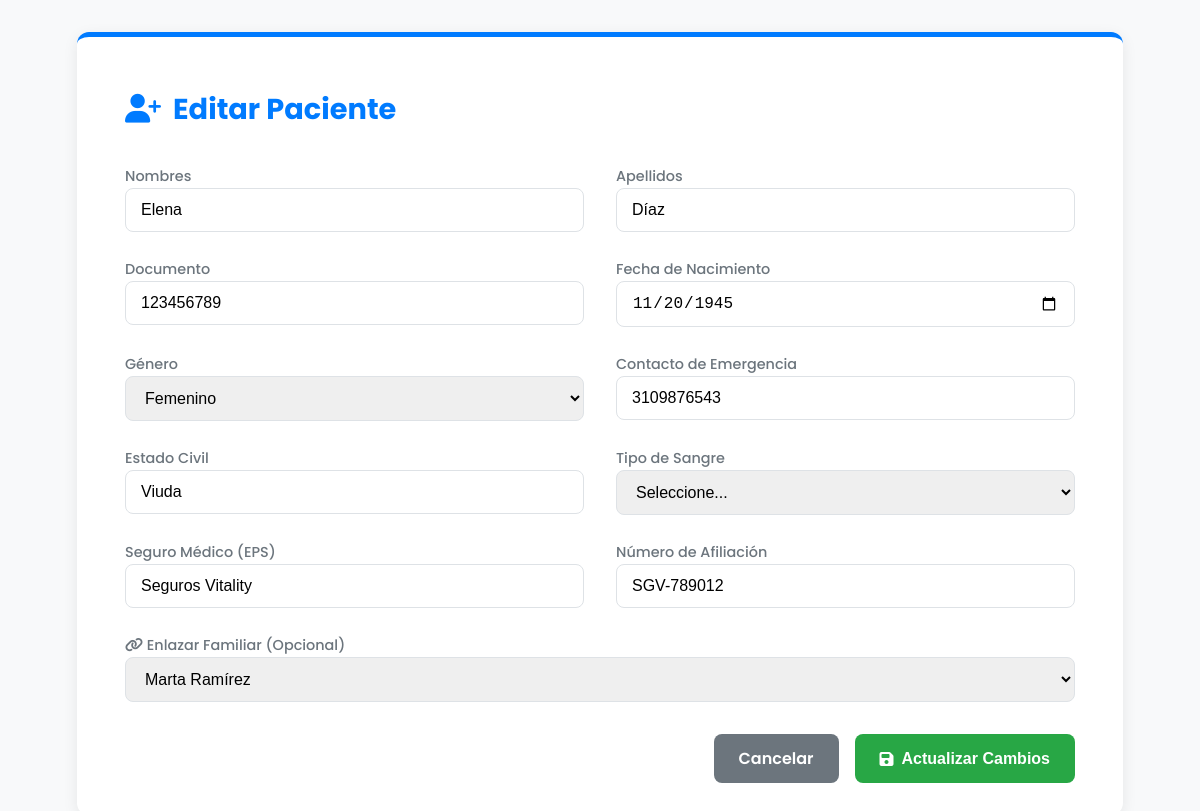
The app's page /views/admin/html_admin/agregar_paciente.php?id=1 (signed in) with its own data.
### tables this page shows
create table tb_paciente (
    id_paciente int primary key auto_increment,
    documento_identificacion int not null unique,
    nombre varchar(50) not null,
    apellido varchar(50) not null,
    fecha_nacimiento date not null,
    genero enum('Masculino','Femenino') not null,
    contacto_emergencia varchar(20) not null,
    estado_civil varchar(30) not null,
    tipo_sangre enum('A+','A-','B+','B-','AB+','AB-','O+','O-') not null,
    seguro_medico varchar(100) null,
    numero_seguro varchar(50) null,
    id_usuario_familiar int null,
    estado enum('Activo','Inactivo') default 'Activo'
);

create table tb_usuario (
    id_usuario int primary key auto_increment,
    tipo_documento enum('CC','CE','PA') not null,
    documento_identificacion int not null unique,
    nombre varchar(50) not null,
    apellido varchar(50) not null,
    direccion varchar(250) not null,
    correo_electronico varchar(100) not null unique,
    contraseña varchar(255) not null,
    estado enum('Activo','Inactivo') default 'Activo',
    id_rol int not null,
     
    fecha_contratacion date null,
    tipo_contrato varchar(50) null,
    contacto_emergencia varchar(20) null,
    fecha_nacimiento date null,
     
    parentesco varchar(50) null
);

### models/clases/pacientes.php (called while the page is built, shortened)
<?php
class Paciente {
    private $conn;
    public function __construct() {
        require(__DIR__ . '/../data_base/database.php');
        $this->conn = $conn;
    }
    public function obtenerPorId($id_paciente) {
        try {
            $query = $this->conn->prepare("SELECT * FROM tb_paciente WHERE id_paciente = ?");
            $query->execute([$id_paciente]);
            return $query->fetch(PDO::FETCH_ASSOC);
        } catch (Exception $e) {
            throw new Exception("Error al obtener paciente por ID: " . $e->getMessage());
        }
    }
}
?>

### models/clases/usuario.php (called while the page is built, shortened)
<?php
    class usuario{
        protected $conn;
        public function __construct() {
            include(__DIR__ . '/../data_base/database.php');
            $this->conn = $conn;
        }
        public function obtenerUsuariosPorRol($nombre_rol) {
            try {
                $query = $this->conn->prepare("
                    SELECT u.id_usuario, u.nombre, u.apellido
                    FROM tb_usuario u
                    JOIN tb_rol r ON u.id_rol = r.id_rol
                    WHERE r.nombre_rol = ? AND u.estado = 'Activo'
                    ORDER BY u.apellido, u.nombre
                ");
                $query->execute([$nombre_rol]);
                return $query->fetchAll(PDO::FETCH_ASSOC);
            } catch (Exception $e) {
                error_log("Error al obtener usuarios por rol: " . $e->getMessage());
                return [];
            }
        }
    }
?>

### views/admin/html_admin/agregar_paciente.php (the view, shortened to what this page needs)
<?php
require_once __DIR__ . '/../../../models/clases/usuario.php';
require_once __DIR__ . '/../../../models/clases/pacientes.php';
$user_model = new usuario();
$lista_familiares = $user_model->obtenerUsuariosPorRol('Familiar');
$modo_edicion = false;
$datos_paciente = [];
if (isset($_GET['id'])) {
    $modo_edicion = true;
    $pacienteModel = new Paciente();
    $datos_paciente = $pacienteModel->obtenerPorId($_GET['id']);
}
?>
<!DOCTYPE html>
<html lang="es">
<head>
    <link rel="stylesheet" href="https://cdnjs.cloudflare.com/ajax/libs/font-awesome/6.1.1/css/all.min.css">
</head>
<body>
    <div class="container">
        <h1><i class="fas fa-user-plus"></i> <?= $modo_edicion ? 'Editar Paciente' : 'Registrar Paciente' ?></h1>
        <form action="../../../controllers/admin/paciente_controller.php" method="POST">
            <div class="form-grid">
                <div class="form-group"><label>Nombres</label><input type="text" name="nombre" value="<?= htmlspecialchars($datos_paciente['nombre'] ?? '') ?>" required></div>
                <div class="form-group"><label>Apellidos</label><input type="text" name="apellido" value="<?= htmlspecialchars($datos_paciente['apellido'] ?? '') ?>" required></div>
                <div class="form-group"><label>Documento</label><input type="number" name="documento_identificacion" value="<?= htmlspecialchars($datos_paciente['documento_identificacion'] ?? '') ?>" required></div>
                <div class="form-group"><label>Fecha de Nacimiento</label><input type="date" name="fecha_nacimiento" value="<?= htmlspecialchars($datos_paciente['fecha_nacimiento'] ?? '') ?>" required></div>
                <div class="form-group"><label>Género</label><select name="genero" required><option value="Femenino" <?= (($datos_paciente['genero'] ?? '') == 'Femenino') ? 'selected' : '' ?>>Femenino</option></select></div>
                <div class="form-group"><label>Contacto de Emergencia</label><input type="text" name="contacto_emergencia" value="<?= htmlspecialchars($datos_paciente['contacto_emergencia'] ?? '') ?>" required></div>
                <div class="form-group"><label>Estado Civil</label><input type="text" name="estado_civil" value="<?= htmlspecialchars($datos_paciente['estado_civil'] ?? '') ?>" required></div>
                <div class="form-group"><label>Tipo de Sangre</label><select name="tipo_sangre" required><option value="">Seleccione...</option></select></div>
                <div class="form-group"><label>Seguro Médico (EPS)</label><input type="text" name="seguro_medico" value="<?= htmlspecialchars($datos_paciente['seguro_medico'] ?? '') ?>"></div>
                <div class="form-group"><label>Número de Afiliación</label><input type="text" name="numero_seguro" value="<?= htmlspecialchars($datos_paciente['numero_seguro'] ?? '') ?>"></div>
                <div class="form-group full-width"><label><i class="fas fa-link"></i> Enlazar Familiar (Opcional)</label><select name="id_usuario_familiar"><option value="">Ninguno</option><?php foreach ($lista_familiares as $familiar):?><option value="<?=$familiar['id_usuario']?>" <?= (isset($datos_paciente['id_usuario_familiar']) && $datos_paciente['id_usuario_familiar'] == $familiar['id_usuario']) ? 'selected' : '' ?>><?=htmlspecialchars($familiar['nombre'].' '.$familiar['apellido'])?></option><?php endforeach;?></select></div>
            </div>
            <div class="toolbar">
                <a href="admin_pacientes.php" class="btn btn-secondary">Cancelar</a>
                <button type="submit" class="btn btn-primary"><i class="fas fa-save"></i> <?= $modo_edicion ? 'Actualizar Cambios' : 'Guardar Paciente' ?></button>
            </div>
        </form>
    </div>
</body>
</html>

### views/admin/html_admin/agregar_paciente.php (style rules this page uses)
:root { --primary-color: #007bff; --light-gray: #f8f9fa; --medium-gray: #dee2e6; --dark-gray: #6c757d; --text-color: #212529; --white: #ffffff; --shadow: 0 4px 15px rgba(0, 0, 0, 0.08); --success-color: #28a745; }
body { font-family: 'Poppins', sans-serif; background-color: var(--light-gray); margin: 0; padding: 2rem; }
.container { max-width: 950px; margin: 0 auto; background: var(--white); padding: 2rem 3rem; border-radius: 12px; box-shadow: var(--shadow); border-top: 5px solid var(--primary-color); }
h1 { font-size: 1.8rem; margin-bottom: 2rem; display: flex; align-items: center; gap: 12px; color: var(--primary-color); }
.form-grid { display: grid; grid-template-columns: 1fr 1fr; gap: 1.5rem 2rem; }
.form-group label { margin-bottom: 8px; font-weight: 500; color: var(--dark-gray); font-size: 0.9rem; }
input, select, textarea { width: 100%; padding: 12px 15px; border: 1px solid var(--medium-gray); border-radius: 8px; font-size: 1rem; box-sizing: border-box; }
.full-width { grid-column: 1 / -1; }
.toolbar { margin-top: 2rem; display: flex; justify-content: flex-end; gap: 1rem; }
.btn { padding: 12px 25px; border: none; border-radius: 8px; font-size: 1rem; font-weight: 600; cursor: pointer; text-decoration: none; display: inline-flex; align-items: center; gap: 8px; }
.btn-primary { background: var(--success-color); color: var(--white); }
.btn-secondary { background-color: var(--dark-gray); color: var(--white); }

### records on screen
tb_paciente: nombre "Elena", apellido "Díaz", documento_identificacion "123456789", fecha_nacimiento "11/20/1945", genero "Femenino", contacto_emergencia "3109876543", estado_civil "Viuda", seguro_medico "Seguros Vitality", numero_seguro "SGV-789012", id_usuario_familiar "Marta Ramírez"
